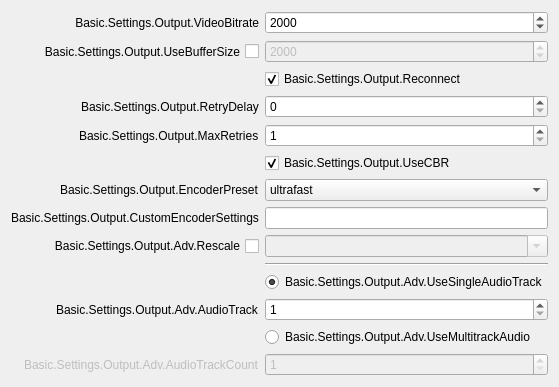
               <widget class="QWidget" name="advOutputStreamTab">
                <attribute name="title">
                 <string>Basic.Settings.Output.Adv.Streaming</string>
                </attribute>
                <layout class="QFormLayout" name="formLayout_7">
                 <property name="fieldGrowthPolicy">
                  <enum>QFormLayout::AllNonFixedFieldsGrow</enum>
                 </property>
                 <property name="labelAlignment">
                  <set>Qt::AlignRight|Qt::AlignTrailing|Qt::AlignVCenter</set>
                 </property>
                 <item row="0" column="0">
                  <widget class="QLabel" name="label_28">
                   <property name="minimumSize">
                    <size>
                     <width>170</width>
                     <height>0</height>
                    </size>
                   </property>
                   <property name="text">
                    <string>Basic.Settings.Output.VideoBitrate</string>
                   </property>
                   <property name="alignment">
                    <set>Qt::AlignRight|Qt::AlignTrailing|Qt::AlignVCenter</set>
                   </property>
                  </widget>
                 </item>
                 <item row="0" column="1">
                  <widget class="QSpinBox" name="advOutVBitrate">
                   <property name="minimum">
                    <number>0</number>
                   </property>
                   <property name="maximum">
                    <number>1000000</number>
                   </property>
                   <property name="value">
                    <number>2000</number>
                   </property>
                  </widget>
                 </item>
                 <item row="1" column="0">
                  <widget class="QCheckBox" name="advOutUseBufsize">
                   <property name="sizePolicy">
                    <sizepolicy hsizetype="Minimum" vsizetype="Expanding">
                     <horstretch>0</horstretch>
                     <verstretch>0</verstretch>
                    </sizepolicy>
                   </property>
                   <property name="layoutDirection">
                    <enum>Qt::RightToLeft</enum>
                   </property>
                   <property name="text">
                    <string>Basic.Settings.Output.UseBufferSize</string>
                   </property>
                  </widget>
                 </item>
                 <item row="1" column="1">
                  <widget class="QSpinBox" name="advOutVBufsize">
                   <property name="enabled">
                    <bool>false</bool>
                   </property>
                   <property name="minimum">
                    <number>0</number>
                   </property>
                   <property name="maximum">
                    <number>1000000</number>
                   </property>
                   <property name="value">
                    <number>2000</number>
                   </property>
                  </widget>
                 </item>
                 <item row="2" column="1">
                  <widget class="QCheckBox" name="advOutReconnect">
                   <property name="text">
                    <string>Basic.Settings.Output.Reconnect</string>
                   </property>
                   <property name="checked">
                    <bool>true</bool>
                   </property>
                  </widget>
                 </item>
                 <item row="3" column="0">
                  <widget class="QLabel" name="label_27">
                   <property name="text">
                    <string>Basic.Settings.Output.RetryDelay</string>
                   </property>
                  </widget>
                 </item>
                 <item row="3" column="1">
                  <widget class="QSpinBox" name="advOutRetryDelay">
                   <property name="maximum">
                    <number>30</number>
                   </property>
                  </widget>
                 </item>
                 <item row="4" column="0">
                  <widget class="QLabel" name="label_26">
                   <property name="text">
                    <string>Basic.Settings.Output.MaxRetries</string>
                   </property>
                  </widget>
                 </item>
                 <item row="4" column="1">
                  <widget class="QSpinBox" name="advOutMaxRetries">
                   <property name="minimum">
                    <number>1</number>
                   </property>
                   <property name="maximum">
                    <number>10000</number>
                   </property>
                  </widget>
                 </item>
                 <item row="5" column="1">
                  <widget class="QCheckBox" name="advOutUseCBR">
                   <property name="text">
                    <string>Basic.Settings.Output.UseCBR</string>
                   </property>
                   <property name="checked">
                    <bool>true</bool>
                   </property>
                  </widget>
                 </item>
                 <item row="6" column="0">
                  <widget class="QLabel" name="label_29">
                   <property name="enabled">
                    <bool>true</bool>
                   </property>
                   <property name="text">
                    <string>Basic.Settings.Output.EncoderPreset</string>
                   </property>
                  </widget>
                 </item>
                 <item row="6" column="1">
                  <widget class="QComboBox" name="advOutPreset">
                   <item>
                    <property name="text">
                     <string notr="true">ultrafast</string>
                    </property>
                   </item>
                   <item>
                    <property name="text">
                     <string notr="true">superfast</string>
                    </property>
                   </item>
                   <item>
                    <property name="text">
                     <string notr="true">veryfast</string>
                    </property>
                   </item>
                   <item>
                    <property name="text">
                     <string notr="true">faster</string>
                    </property>
                   </item>
                   <item>
                    <property name="text">
                     <string notr="true">fast</string>
                    </property>
                   </item>
                   <item>
                    <property name="text">
                     <string notr="true">medium</string>
                    </property>
                   </item>
                   <item>
                    <property name="text">
                     <string notr="true">slow</string>
                    </property>
                   </item>
                   <item>
                    <property name="text">
                     <string notr="true">slower</string>
                    </property>
                   </item>
                  </widget>
                 </item>
                 <item row="7" column="0">
                  <widget class="QLabel" name="label_30">
                   <property name="text">
                    <string>Basic.Settings.Output.CustomEncoderSettings</string>
                   </property>
                  </widget>
                 </item>
                 <item row="7" column="1">
                  <widget class="QLineEdit" name="advOutVCfg"/>
                 </item>
                 <item row="8" column="0">
                  <widget class="QCheckBox" name="advOutUseRescale">
                   <property name="sizePolicy">
                    <sizepolicy hsizetype="Minimum" vsizetype="Expanding">
                     <horstretch>0</horstretch>
                     <verstretch>0</verstretch>
                    </sizepolicy>
                   </property>
                   <property name="layoutDirection">
                    <enum>Qt::RightToLeft</enum>
                   </property>
                   <property name="text">
                    <string>Basic.Settings.Output.Adv.Rescale</string>
                   </property>
                  </widget>
                 </item>
                 <item row="8" column="1">
                  <widget class="QComboBox" name="advOutRescale">
                   <property name="enabled">
                    <bool>false</bool>
                   </property>
                   <property name="editable">
                    <bool>true</bool>
                   </property>
                  </widget>
                 </item>
                 <item row="12" column="1">
                  <widget class="QRadioButton" name="advOutMultitrack">
                   <property name="text">
                    <string>Basic.Settings.Output.Adv.UseMultitrackAudio</string>
                   </property>
                  </widget>
                 </item>
                 <item row="13" column="1">
                  <widget class="QSpinBox" name="advOutTrackCount">
                   <property name="enabled">
                    <bool>false</bool>
                   </property>
                   <property name="minimum">
                    <number>1</number>
                   </property>
                   <property name="maximum">
                    <number>4</number>
                   </property>
                  </widget>
                 </item>
                 <item row="13" column="0">
                  <widget class="QLabel" name="label_42">
                   <property name="enabled">
                    <bool>false</bool>
                   </property>
                   <property name="text">
                    <string>Basic.Settings.Output.Adv.AudioTrackCount</string>
                   </property>
                  </widget>
                 </item>
                 <item row="10" column="1">
                  <widget class="QRadioButton" name="advOutSingleTrack">
                   <property name="text">
                    <string>Basic.Settings.Output.Adv.UseSingleAudioTrack</string>
                   </property>
                   <property name="checked">
                    <bool>true</bool>
                   </property>
                  </widget>
                 </item>
                 <item row="11" column="1">
                  <widget class="QSpinBox" name="advOutAudioTrack">
                   <property name="minimum">
                    <number>1</number>
                   </property>
                   <property name="maximum">
                    <number>4</number>
                   </property>
                  </widget>
                 </item>
                 <item row="11" column="0">
                  <widget class="QLabel" name="label_43">
                   <property name="text">
                    <string>Basic.Settings.Output.Adv.AudioTrack</string>
                   </property>
                  </widget>
                 </item>
                 <item row="9" column="1">
                  <widget class="Line" name="line_7">
                   <property name="orientation">
                    <enum>Qt::Horizontal</enum>
                   </property>
                  </widget>
                 </item>
                </layout>
               </widget>
